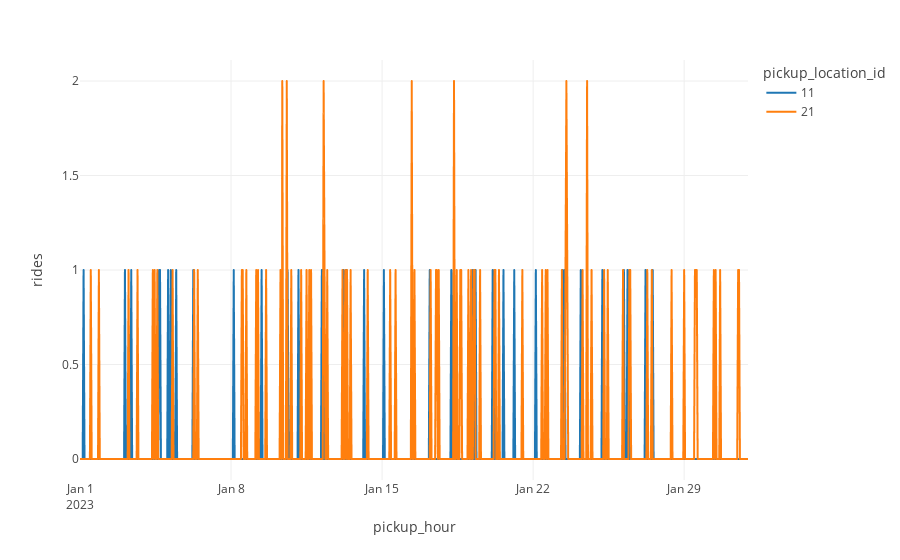

Notebook code for this chart:
### Code cell
plot_rides(agg_data_filled,locations=[11,21])

### Figure 1 — Plotly figure (JSON) as saved in the notebook; plotly's stock layout.template omitted (floating-point values rounded to 4 significant figures; data arrays with more than 128 entries replaced by an {"elided": "..."} marker saying what was removed)
{"data": [{"hovertemplate": "pickup_location_id=11<br>pickup_hour=%{x}<br>rides=%{y}<extra></extra>", "legendgroup": "11", "line": {"color": "#1F77B4", "dash": "solid"}, "marker": {"symbol": "circle"}, "mode": "lines", "name": "11", "showlegend": true, "type": "scattergl", "x": {"elided": "744 str values"}, "xaxis": "x", "y": {"elided": "744 int values"}, "yaxis": "y"}, {"hovertemplate": "pickup_location_id=21<br>pickup_hour=%{x}<br>rides=%{y}<extra></extra>", "legendgroup": "21", "line": {"color": "#FF7F0E", "dash": "solid"}, "marker": {"symbol": "circle"}, "mode": "lines", "name": "21", "showlegend": true, "type": "scattergl", "x": {"elided": "744 str values"}, "xaxis": "x", "y": {"elided": "744 int values"}, "yaxis": "y"}], "layout": {"legend": {"title": {"text": "pickup_location_id"}, "tracegroupgap": 0}, "margin": {"t": 60}, "xaxis": {"anchor": "y", "domain": [0, 1], "title": {"text": "pickup_hour"}}, "yaxis": {"anchor": "x", "domain": [0, 1], "title": {"text": "rides"}}}}
